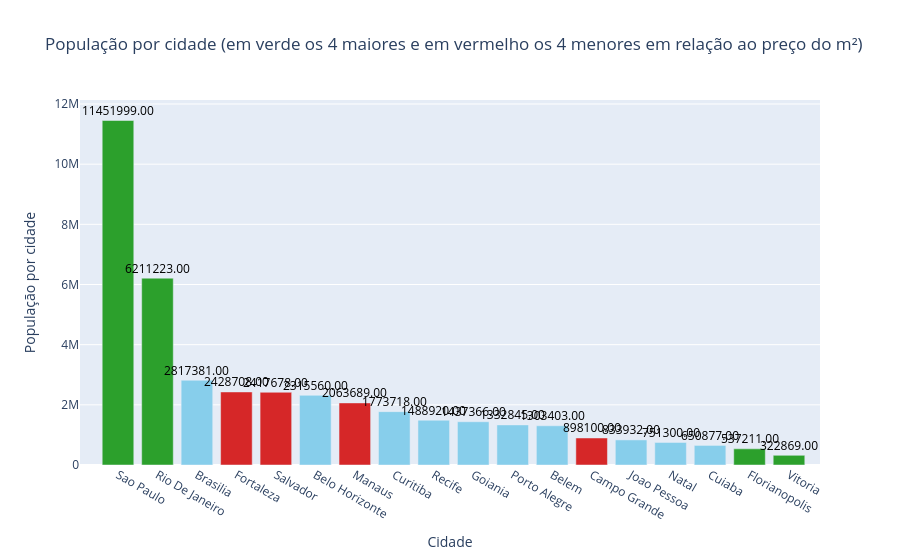

The code cell stored with this chart in its notebook:
### Markdown cell above
## 3.8 População por Cidade

### Code cell
df_sorted = df.sort_values(by='avg_area_price_ratio', ascending=False)

colors = ['skyblue'] * len(df_sorted)
colors[:4] = ['#2ca02c'] * 4
colors[-4:] = ['#d62728'] * 4 

df_sorted['color'] = colors

df_sorted = df_sorted.sort_values(by='populacao_value', ascending=False)

fig = go.Figure()

fig.add_trace(go.Bar(
    x=df_sorted['city_name'], 
    y=df_sorted['populacao_value'], 
    name='População por cidade',
    marker_color=df_sorted['color']
))

# Anotações
for i, value in enumerate(df_sorted['populacao_value']):
    fig.add_annotation(
        x=df_sorted['city_name'].iloc[i], 
        y=value, 
        text=f'{value:.2f}', 
        showarrow=False, 
        font=dict(size=12, color='black'),
        yshift=10 
    )

fig.update_layout(
    title='População por cidade (em verde os 4 maiores e em vermelho os 4 menores em relação ao preço do m²)',
    xaxis_title='Cidade',
    yaxis_title='População por cidade',
    showlegend=False
)

fig.show()

### Figure 1 — Plotly figure (JSON) as saved in the notebook; plotly's stock layout.template omitted (floating-point values rounded to 4 significant figures)
{"data": [{"marker": {"color": ["#2ca02c", "#2ca02c", "skyblue", "#d62728", "#d62728", "skyblue", "#d62728", "skyblue", "skyblue", "skyblue", "skyblue", "skyblue", "#d62728", "skyblue", "skyblue", "skyblue", "#2ca02c", "#2ca02c"]}, "name": "População por cidade", "type": "bar", "x": ["Sao Paulo", "Rio De Janeiro", "Brasilia", "Fortaleza", "Salvador", "Belo Horizonte", "Manaus", "Curitiba", "Recife", "Goiania", "Porto Alegre", "Belem", "Campo Grande", "Joao Pessoa", "Natal", "Cuiaba", "Florianopolis", "Vitoria"], "y": [11450000.0, 6211000.0, 2817000.0, 2429000.0, 2418000.0, 2316000.0, 2064000.0, 1774000.0, 1489000.0, 1437000.0, 1333000.0, 1303000.0, 898100.0, 833900.0, 751300.0, 650900.0, 537200.0, 322900.0]}], "layout": {"annotations": [{"font": {"color": "black", "size": 12}, "showarrow": false, "text": "11451999.00", "x": "Sao Paulo", "y": 11451999, "yshift": 10}, {"font": {"color": "black", "size": 12}, "showarrow": false, "text": "6211223.00", "x": "Rio De Janeiro", "y": 6211223, "yshift": 10}, {"font": {"color": "black", "size": 12}, "showarrow": false, "text": "2817381.00", "x": "Brasilia", "y": 2817381, "yshift": 10}, {"font": {"color": "black", "size": 12}, "showarrow": false, "text": "2428708.00", "x": "Fortaleza", "y": 2428708, "yshift": 10}, {"font": {"color": "black", "size": 12}, "showarrow": false, "text": "2417678.00", "x": "Salvador", "y": 2417678, "yshift": 10}, {"font": {"color": "black", "size": 12}, "showarrow": false, "text": "2315560.00", "x": "Belo Horizonte", "y": 2315560, "yshift": 10}, {"font": {"color": "black", "size": 12}, "showarrow": false, "text": "2063689.00", "x": "Manaus", "y": 2063689, "yshift": 10}, {"font": {"color": "black", "size": 12}, "showarrow": false, "text": "1773718.00", "x": "Curitiba", "y": 1773718, "yshift": 10}, {"font": {"color": "black", "size": 12}, "showarrow": false, "text": "1488920.00", "x": "Recife", "y": 1488920, "yshift": 10}, {"font": {"color": "black", "size": 12}, "showarrow": false, "text": "1437366.00", "x": "Goiania", "y": 1437366, "yshift": 10}, {"font": {"color": "black", "size": 12}, "showarrow": false, "text": "1332845.00", "x": "Porto Alegre", "y": 1332845, "yshift": 10}, {"font": {"color": "black", "size": 12}, "showarrow": false, "text": "1303403.00", "x": "Belem", "y": 1303403, "yshift": 10}, {"font": {"color": "black", "size": 12}, "showarrow": false, "text": "898100.00", "x": "Campo Grande", "y": 898100, "yshift": 10}, {"font": {"color": "black", "size": 12}, "showarrow": false, "text": "833932.00", "x": "Joao Pessoa", "y": 833932, "yshift": 10}, {"font": {"color": "black", "size": 12}, "showarrow": false, "text": "751300.00", "x": "Natal", "y": 751300, "yshift": 10}, {"font": {"color": "black", "size": 12}, "showarrow": false, "text": "650877.00", "x": "Cuiaba", "y": 650877, "yshift": 10}, {"font": {"color": "black", "size": 12}, "showarrow": false, "text": "537211.00", "x": "Florianopolis", "y": 537211, "yshift": 10}, {"font": {"color": "black", "size": 12}, "showarrow": false, "text": "322869.00", "x": "Vitoria", "y": 322869, "yshift": 10}], "showlegend": false, "title": {"text": "População por cidade (em verde os 4 maiores e em vermelho os 4 menores em relação ao preço do m²)"}, "xaxis": {"title": {"text": "Cidade"}}, "yaxis": {"title": {"text": "População por cidade"}}}}
